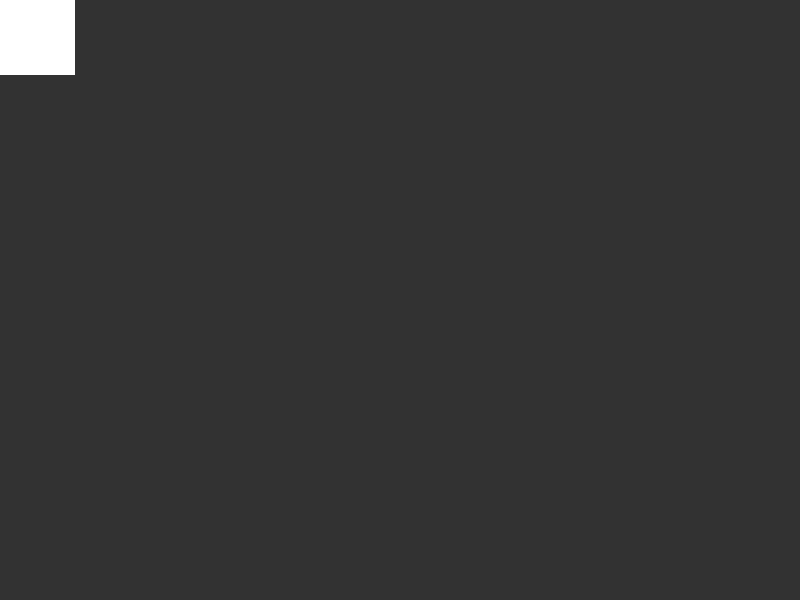
Frame 1 (no input)
Frame 60 (no input): identical to frame 1, image omitted
Frame 120 (the mouse pressed at the canvas centre since frame 60): identical to frame 1, image omitted

The p5.js sketch that drew this single still picture (run headless with seeded random() and noise() and a simulated clock; from frame 60 on, the mouse is pressed at the canvas centre):

// p5.js sketch
// ── sketch.js
var rx = 0;
var ry = 0;
var rz = 0;
function setup() {
  createCanvas(displayWidth, displayHeight);
  rectMode(CENTER);
  setMoveThreshold(0.1);
}

function draw() {
  background(50);
  noStroke();
  fill(255);
  push();
  translate(ry, rx);
  rotate(rz);
  rect(0, 0, 150, 150);
  pop();
}

function deviceMoved() {
  rx = map(rotationX, -90, 90, 0, displayHeight);
  ry = map(rotationY, -90, 90, 0, displayWidth);
  rz = radians(rotationZ);
}
